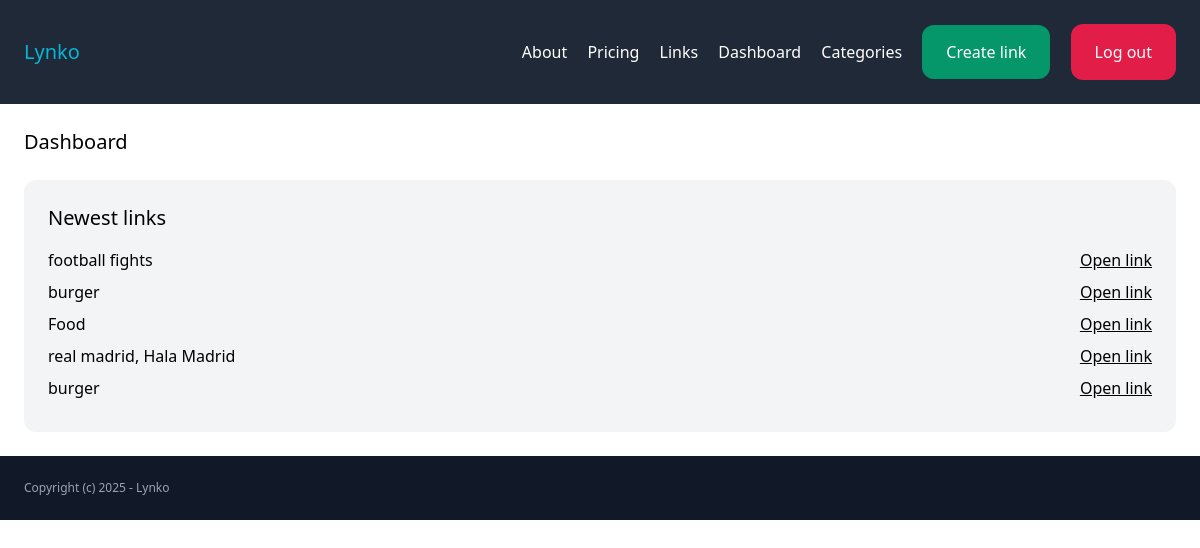
Page /dashboard/ (signed in) on the committed database.
### link/models.py (models this page shows)
class Link(models.Model):
    category = models.ForeignKey(Category, related_name='links', on_delete=models.CASCADE)
    name = models.CharField(max_length=255)
    description = models.TextField(blank=True, null=True)
    url = models.CharField(max_length=255)
    created_by = models.ForeignKey(User, related_name='links', on_delete=models.CASCADE)
    created_at = models.DateTimeField(auto_now_add=True)
    class Meta:
        ordering = ('-created_at',)

### dashboard/views.py (the view)
# urls.py: path('', views.dashboard, name='dashboard'),
@login_required
def dashboard(request):
    newest_links = Link.objects.filter(created_by=request.user)[0:5]
    return render(request, 'dashboard/dashboard.html', {
        'newest_links': newest_links
    })

### dashboard/templates/dashboard/dashboard.html (shortened to what this page needs)
{% extends 'core/base.html' %}
{% block content %}
    <h1 class="mb-6 text-xl">Dashboard</h1>
    <div class="p-6 bg-gray-100 rounded-xl">
        <h2 class="mb-4 text-xl">Newest links</h2>
        {% for link in newest_links %}
            <div class="mb-2 flex justify-between items-center">
                <p>{{ link.name }}</p>
                <a href="{{ link.url }}" class="underline" target="_blank">Open link</a>
            </div>
        {% endfor %}
    </div>
{% endblock content %}

### rows in the picture
Link: name "football fights"
Link: name "burger"
Link: name "Food"
Link: name "real madrid, Hala Madrid"
Link: name "burger"
